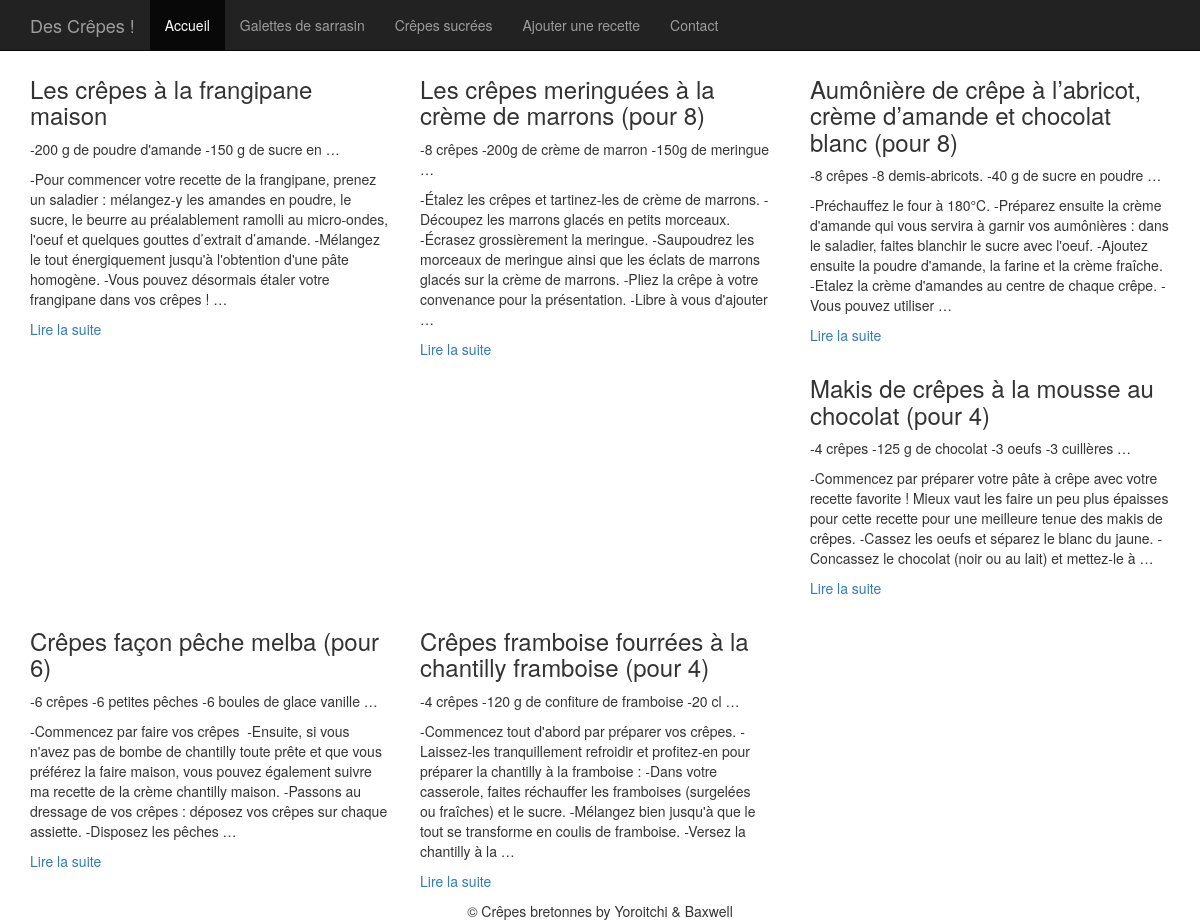
The app's page /crepes-sucrees with its own data.
### blog/models.py (models this page shows, shortened)
class Article(models.Model):
    titre = models.CharField(max_length=100)
    auteur = models.CharField(max_length=42)
    ingredients = models.TextField(null=True)
    preparation = models.TextField(null=True)
    date = models.DateTimeField(auto_now_add=True, auto_now=False,
                                verbose_name="Date de parution")
    categorie = models.ForeignKey('Categorie')

### blog/views.py (the view)
# urls.py: url(r'^crepes-sucrees$', views.sucree, name='sucree'),
def sucree(request):
    articles = Article.objects.filter(categorie__nom__contains="Sucree")
    return render(request,'sucree.html',{'crepes_sucrees': articles})

### blog/templates/sucree.html (shortened to what this page needs)
{% extends "base.html"%}
{% block css%}<link href="/static/bootstrap/css/3-col.css" rel="stylesheet">{% endblock %}
{% block content%}
<div class="container">
  <div class="row">
    {% for article in crepes_sucrees %}
    <div class="col-xs-4 col-sm-4 col-md-4 col-lg-4x">
      <div class="article">
    	   <h3>{{ article.titre }}</h3>
    	    <p>{{ article.ingredients|truncatewords_html:10 }}</p>
          <p>{{ article.preparation|truncatewords_html:50}}</p>
          <p><a href="{% url 'lire' id=article.id %}">Lire la suite</a>
      </div>
    </div>
    {% empty %}
        <p>Aucun article.</p>
    {% endfor %}
  </div>
</div>
{% endblock %}

### records on screen
Article: titre "Les crêpes à la frangipane maison", ingredients "-200 g de poudre d'amande -150 g de sucre en …", preparation "-Pour commencer votre recette de la frangipane, prenez un saladier : mélangez-y les amandes en poudre, le sucre, le beurre au préalablement ramolli au micro-ondes, l'oeuf et quelques gouttes d’extrait d’amande. -Mélangez le tout énergiquement jusqu'à l'obtention d'une pâte homogène. -Vous pouvez désormais étaler votre frangipane dans vos crêpes ! …"
Article: titre "Les crêpes meringuées à la crème de marrons (pour 8)", ingredients "-8 crêpes -200g de crème de marron -150g de meringue …", preparation "-Étalez les crêpes et tartinez-les de crème de marrons. -Découpez les marrons glacés en petits morceaux. -Écrasez grossièrement la meringue. -Saupoudrez les morceaux de meringue ainsi que les éclats de marrons glacés sur la crème de marrons. -Pliez la crêpe à votre convenance pour la présentation. -Libre à vous d'ajouter …"
Article: titre "Aumônière de crêpe à l’abricot, crème d’amande et chocolat blanc (pour 8)", ingredients "-8 crêpes -8 demis-abricots. -40 g de sucre en poudre …", preparation "-Préchauffez le four à 180°C. -Préparez ensuite la crème d'amande qui vous servira à garnir vos aumônières : dans le saladier, faites blanchir le sucre avec l'oeuf. -Ajoutez ensuite la poudre d'amande, la farine et la crème fraîche. -Etalez la crème d'amandes au centre de chaque crêpe. -Vous pouvez utiliser …"
Article: titre "Makis de crêpes à la mousse au chocolat (pour 4)", ingredients "-4 crêpes -125 g de chocolat -3 oeufs -3 cuillères …", preparation "-Commencez par préparer votre pâte à crêpe avec votre recette favorite ! Mieux vaut les faire un peu plus épaisses pour cette recette pour une meilleure tenue des makis de crêpes. -Cassez les oeufs et séparez le blanc du jaune. -Concassez le chocolat (noir ou au lait) et mettez-le à …"
Article: titre "Crêpes façon pêche melba (pour 6)", ingredients "-6 crêpes -6 petites pêches -6 boules de glace vanille …", preparation "-Commencez par faire vos crêpes -Ensuite, si vous n'avez pas de bombe de chantilly toute prête et que vous préférez la faire maison, vous pouvez également suivre ma recette de la crème chantilly maison. -Passons au dressage de vos crêpes : déposez vos crêpes sur chaque assiette. -Disposez les pêches …"
Article: titre "Crêpes framboise fourrées à la chantilly framboise (pour 4)", ingredients "-4 crêpes -120 g de confiture de framboise -20 cl …", preparation "-Commencez tout d'abord par préparer vos crêpes. -Laissez-les tranquillement refroidir et profitez-en pour préparer la chantilly à la framboise : -Dans votre casserole, faites réchauffer les framboises (surgelées ou fraîches) et le sucre. -Mélangez bien jusqu'à que le tout se transforme en coulis de framboise. -Versez la chantilly à la …"
